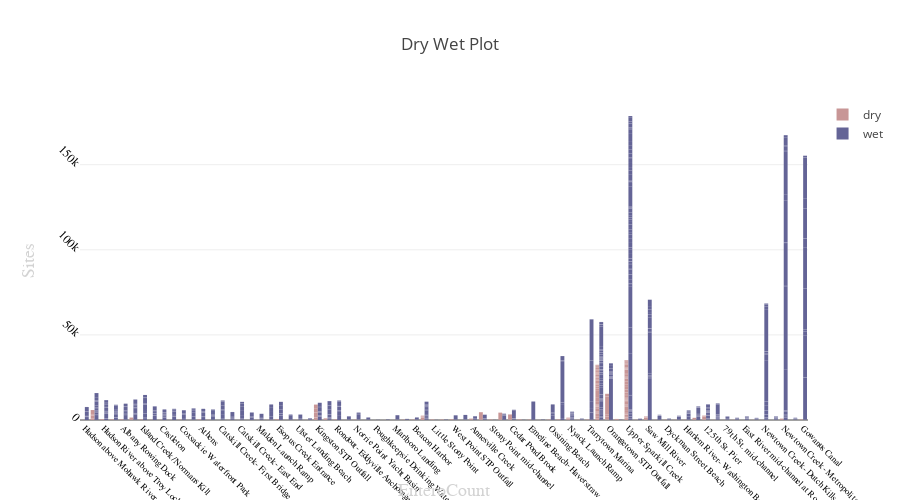

Notebook code for this chart:
### Code cell
dry = go.Bar(
        x=SitesDry.Site,
        y=SitesDry.EnteroCount,
        name='dry',
        marker=dict(color='rgb(200,150,150)')
    )
    
wet = go.Bar(
        x=SitesWet.Site,
        y=SitesWet.EnteroCount,
        name='wet',
        marker=dict(color='rgb(100,100,150)')
    )

layout = go.Layout(
        width = 900,
        height = 500,
        title = "Dry Wet Plot",
        xaxis = dict(
            title = 'EnteroCount',
            titlefont=dict(
                family='Arial, sans-serif',
                size=18,
                color='lightgrey'
            ),
            showticklabels=True,
            tickangle=45,
            tickfont=dict(
                family='Old Standard TT, serif',
                size=9,
                color='black'
            )    
        ),
yaxis = dict(
            title = 'Sites',
            titlefont=dict(
                family='Arial, sans-serif',
                size=18,
                color='lightgrey'
            ),
            showticklabels=True,
            tickangle=45,
            tickfont=dict(
                family='Old Standard TT, serif',
                size=12,
                color='black'
            )    
        )
    )

fig = go.Figure(data = [dry,wet], layout = layout)

py.iplot(fig)

### Figure 1 — Plotly figure (JSON) as saved in the notebook; plotly's stock layout.template omitted (floating-point values rounded to 4 significant figures; data arrays with more than 128 entries replaced by an {"elided": "..."} marker saying what was removed)
{"data": [{"marker": {"color": "rgb(200,150,150)"}, "name": "dry", "type": "bar", "x": {"elided": "1266 str values"}, "y": {"elided": "1266 int values"}}, {"marker": {"color": "rgb(100,100,150)"}, "name": "wet", "type": "bar", "x": {"elided": "2131 str values"}, "y": {"elided": "2131 int values"}}], "layout": {"height": 500, "title": "Dry Wet Plot", "width": 900, "xaxis": {"showticklabels": true, "tickangle": 45, "tickfont": {"color": "black", "family": "Old Standard TT, serif", "size": 9}, "title": "EnteroCount", "titlefont": {"color": "lightgrey", "family": "Arial, sans-serif", "size": 18}}, "yaxis": {"showticklabels": true, "tickangle": 45, "tickfont": {"color": "black", "family": "Old Standard TT, serif", "size": 12}, "title": "Sites", "titlefont": {"color": "lightgrey", "family": "Arial, sans-serif", "size": 18}}}}
